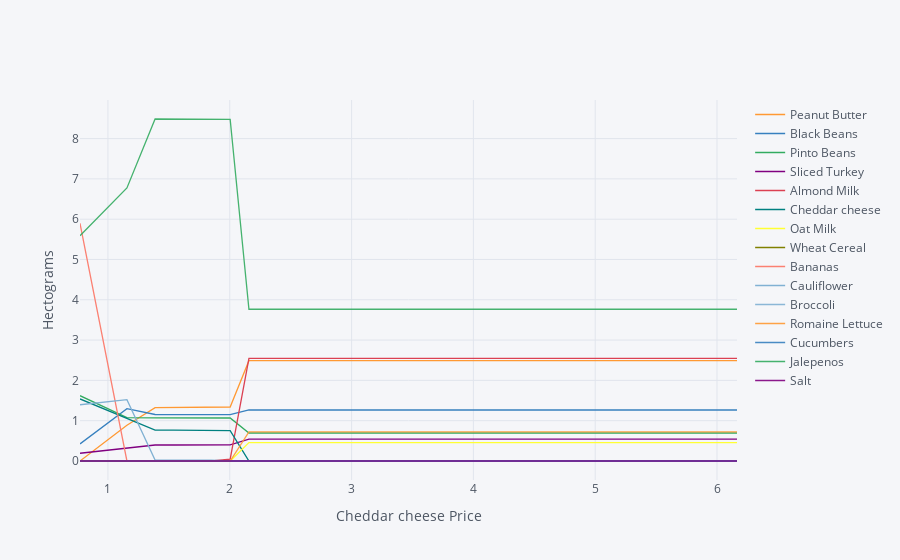

Notebook source saved alongside this figure:
### Code cell
cf.go_offline()

ReferenceGood = 'Cheddar cheese'

scale = [0.5,0.75,0.9,1.,1.1,1.2,1.3,1.4,1.5,2,4]

cost0 = solve_subsistence_problem(FoodNutrients,prices_bb,diet_min[group],diet_max[group],tol=tol).fun

my_p = prices_bb.copy()

diet = {}
for s in scale:

    my_p[ReferenceGood] = prices_bb[ReferenceGood]*s
    result = solve_subsistence_problem(FoodNutrients,my_p,diet_min[group],diet_max[group],tol=tol)
    diet[my_p[ReferenceGood]] = result.diet

Diet_response = pd.DataFrame(diet).T
Diet_response.index.name = '%s Price' % ReferenceGood

Diet_response.reset_index(inplace=True)

# Get rid of units for index (cufflinks chokes)
Diet_response['%s Price' % ReferenceGood] = Diet_response['%s Price' % ReferenceGood].apply(lambda x: x.magnitude)

Diet_response = Diet_response.set_index('%s Price' % ReferenceGood)

# Just look at goods consumed in quantities greater than error tolerance
Diet_response.loc[:,(Diet_response>tol).sum()>0].iplot(xTitle='%s Price' % ReferenceGood,yTitle='Hectograms')

### Figure 1 — Plotly figure (JSON) as saved in the notebook; plotly's stock layout.template omitted (floating-point values rounded to 4 significant figures)
{"data": [{"line": {"color": "rgba(255, 153, 51, 1.0)", "dash": "solid", "shape": "linear", "width": 1.3}, "mode": "lines", "name": "Peanut Butter", "text": "", "type": "scatter", "x": [0.7705, 1.156, 1.387, 1.541, 1.695, 1.849, 2.003, 2.157, 2.312, 3.082, 6.164], "y": [1.828e-05, 0.8854, 1.324, 1.324, 1.324, 1.324, 1.34, 2.489, 2.489, 2.489, 2.489]}, {"line": {"color": "rgba(55, 128, 191, 1.0)", "dash": "solid", "shape": "linear", "width": 1.3}, "mode": "lines", "name": "Black Beans", "text": "", "type": "scatter", "x": [0.7705, 1.156, 1.387, 1.541, 1.695, 1.849, 2.003, 2.157, 2.312, 3.082, 6.164], "y": [0.4252, 1.3, 1.154, 1.154, 1.154, 1.154, 1.152, 1.266, 1.266, 1.266, 1.266]}, {"line": {"color": "rgba(50, 171, 96, 1.0)", "dash": "solid", "shape": "linear", "width": 1.3}, "mode": "lines", "name": "Pinto Beans", "text": "", "type": "scatter", "x": [0.7705, 1.156, 1.387, 1.541, 1.695, 1.849, 2.003, 2.157, 2.312, 3.082, 6.164], "y": [1.62, 1.077, 1.07, 1.07, 1.07, 1.07, 1.067, 0.6947, 0.6947, 0.6947, 0.6947]}, {"line": {"color": "rgba(128, 0, 128, 1.0)", "dash": "solid", "shape": "linear", "width": 1.3}, "mode": "lines", "name": "Sliced Turkey", "text": "", "type": "scatter", "x": [0.7705, 1.156, 1.387, 1.541, 1.695, 1.849, 2.003, 2.157, 2.312, 3.082, 6.164], "y": [0.1922, 0.3198, 0.3973, 0.3973, 0.3973, 0.3973, 0.4002, 0.5431, 0.5431, 0.5431, 0.5431]}, {"line": {"color": "rgba(219, 64, 82, 1.0)", "dash": "solid", "shape": "linear", "width": 1.3}, "mode": "lines", "name": "Almond Milk", "text": "", "type": "scatter", "x": [0.7705, 1.156, 1.387, 1.541, 1.695, 1.849, 2.003, 2.157, 2.312, 3.082, 6.164], "y": [1.262e-08, 6.823e-09, 7.583e-11, 3.357e-08, 9.898e-07, 4.954e-10, 0.04415, 2.548, 2.548, 2.548, 2.548]}, {"line": {"color": "rgba(0, 128, 128, 1.0)", "dash": "solid", "shape": "linear", "width": 1.3}, "mode": "lines", "name": "Cheddar cheese", "text": "", "type": "scatter", "x": [0.7705, 1.156, 1.387, 1.541, 1.695, 1.849, 2.003, 2.157, 2.312, 3.082, 6.164], "y": [1.539, 1.057, 0.7651, 0.7651, 0.7651, 0.7651, 0.754, 2.457e-08, 4.646e-08, 1.186e-11, 4.955e-12]}, {"line": {"color": "rgba(255, 255, 51, 1.0)", "dash": "solid", "shape": "linear", "width": 1.3}, "mode": "lines", "name": "Oat Milk", "text": "", "type": "scatter", "x": [0.7705, 1.156, 1.387, 1.541, 1.695, 1.849, 2.003, 2.157, 2.312, 3.082, 6.164], "y": [2.212e-08, 8.757e-09, 8.697e-11, 4.52e-08, 1.306e-06, 6.39e-10, 1.984e-09, 0.4552, 0.4552, 0.4552, 0.4552]}, {"line": {"color": "rgba(128, 128, 0, 1.0)", "dash": "solid", "shape": "linear", "width": 1.3}, "mode": "lines", "name": "Wheat Cereal", "text": "", "type": "scatter", "x": [0.7705, 1.156, 1.387, 1.541, 1.695, 1.849, 2.003, 2.157, 2.312, 3.082, 6.164], "y": [8.953e-09, 1.755e-08, 2.509e-10, 7.206e-08, 1.465e-06, 4.895e-10, 1.834e-10, 2.201e-06, 1.406e-06, 1.819e-10, 1.693e-08]}, {"line": {"color": "rgba(251, 128, 114, 1.0)", "dash": "solid", "shape": "linear", "width": 1.3}, "mode": "lines", "name": "Bananas", "text": "", "type": "scatter", "x": [0.7705, 1.156, 1.387, 1.541, 1.695, 1.849, 2.003, 2.157, 2.312, 3.082, 6.164], "y": [5.897, 5.665e-07, 2.012e-09, 2.298e-07, 3.676e-06, 7.332e-10, 2.43e-10, 3.03e-08, 2.919e-07, 4.28e-10, 6.787e-10]}, {"line": {"color": "rgba(128, 177, 211, 1.0)", "dash": "solid", "shape": "linear", "width": 1.3}, "mode": "lines", "name": "Cauliflower", "text": "", "type": "scatter", "x": [0.7705, 1.156, 1.387, 1.541, 1.695, 1.849, 2.003, 2.157, 2.312, 3.082, 6.164], "y": [1.396, 1.521, 0.02155, 0.02155, 0.02155, 0.02155, 5.23e-11, 1.61e-08, 9.297e-08, 2.849e-09, 4.517e-10]}, {"line": {"color": "rgba(128, 177, 211, 0.8999999999999999)", "dash": "solid", "shape": "linear", "width": 1.3}, "mode": "lines", "name": "Broccoli", "text": "", "type": "scatter", "x": [0.7705, 1.156, 1.387, 1.541, 1.695, 1.849, 2.003, 2.157, 2.312, 3.082, 6.164], "y": [6.879e-08, 4.512e-08, 1.264e-09, 2.195e-07, 4.266e-06, 1.435e-10, 1.4e-09, 2.087e-08, 2.673e-07, 7.828e-10, 7.34e-10]}, {"line": {"color": "rgba(255, 153, 51, 0.8999999999999999)", "dash": "solid", "shape": "linear", "width": 1.3}, "mode": "lines", "name": "Romaine Lettuce", "text": "", "type": "scatter", "x": [0.7705, 1.156, 1.387, 1.541, 1.695, 1.849, 2.003, 2.157, 2.312, 3.082, 6.164], "y": [9.965e-09, 1.293e-08, 1.719e-11, 3.759e-08, 7.987e-07, 2.03e-10, 3.818e-10, 0.7224, 0.7224, 0.7224, 0.7224]}, {"line": {"color": "rgba(55, 128, 191, 0.8999999999999999)", "dash": "solid", "shape": "linear", "width": 1.3}, "mode": "lines", "name": "Cucumbers", "text": "", "type": "scatter", "x": [0.7705, 1.156, 1.387, 1.541, 1.695, 1.849, 2.003, 2.157, 2.312, 3.082, 6.164], "y": [4.744e-08, 3.012e-08, 3.248e-10, 9.829e-08, 1.972e-06, 4.736e-10, 2.085e-10, 3.446e-08, 2.983e-07, 3.756e-10, 5.95e-10]}, {"line": {"color": "rgba(50, 171, 96, 0.8999999999999999)", "dash": "solid", "shape": "linear", "width": 1.3}, "mode": "lines", "name": "Jalepenos", "text": "", "type": "scatter", "x": [0.7705, 1.156, 1.387, 1.541, 1.695, 1.849, 2.003, 2.157, 2.312, 3.082, 6.164], "y": [5.59, 6.776, 8.486, 8.486, 8.486, 8.486, 8.477, 3.766, 3.766, 3.766, 3.766]}, {"line": {"color": "rgba(128, 0, 128, 0.8999999999999999)", "dash": "solid", "shape": "linear", "width": 1.3}, "mode": "lines", "name": "Salt", "text": "", "type": "scatter", "x": [0.7705, 1.156, 1.387, 1.541, 1.695, 1.849, 2.003, 2.157, 2.312, 3.082, 6.164], "y": [3.52e-07, 2.208e-06, 1.173e-09, 4.632e-08, 8.62e-07, 1.728e-10, 2.35e-10, 1.684e-06, 5.968e-06, 9.548e-11, 2.124e-10]}], "layout": {"legend": {"bgcolor": "#F5F6F9", "font": {"color": "#4D5663"}}, "paper_bgcolor": "#F5F6F9", "plot_bgcolor": "#F5F6F9", "title": {"font": {"color": "#4D5663"}}, "xaxis": {"gridcolor": "#E1E5ED", "showgrid": true, "tickfont": {"color": "#4D5663"}, "title": {"font": {"color": "#4D5663"}, "text": "Cheddar cheese Price"}, "zerolinecolor": "#E1E5ED"}, "yaxis": {"gridcolor": "#E1E5ED", "showgrid": true, "tickfont": {"color": "#4D5663"}, "title": {"font": {"color": "#4D5663"}, "text": "Hectograms"}, "zerolinecolor": "#E1E5ED"}}}
